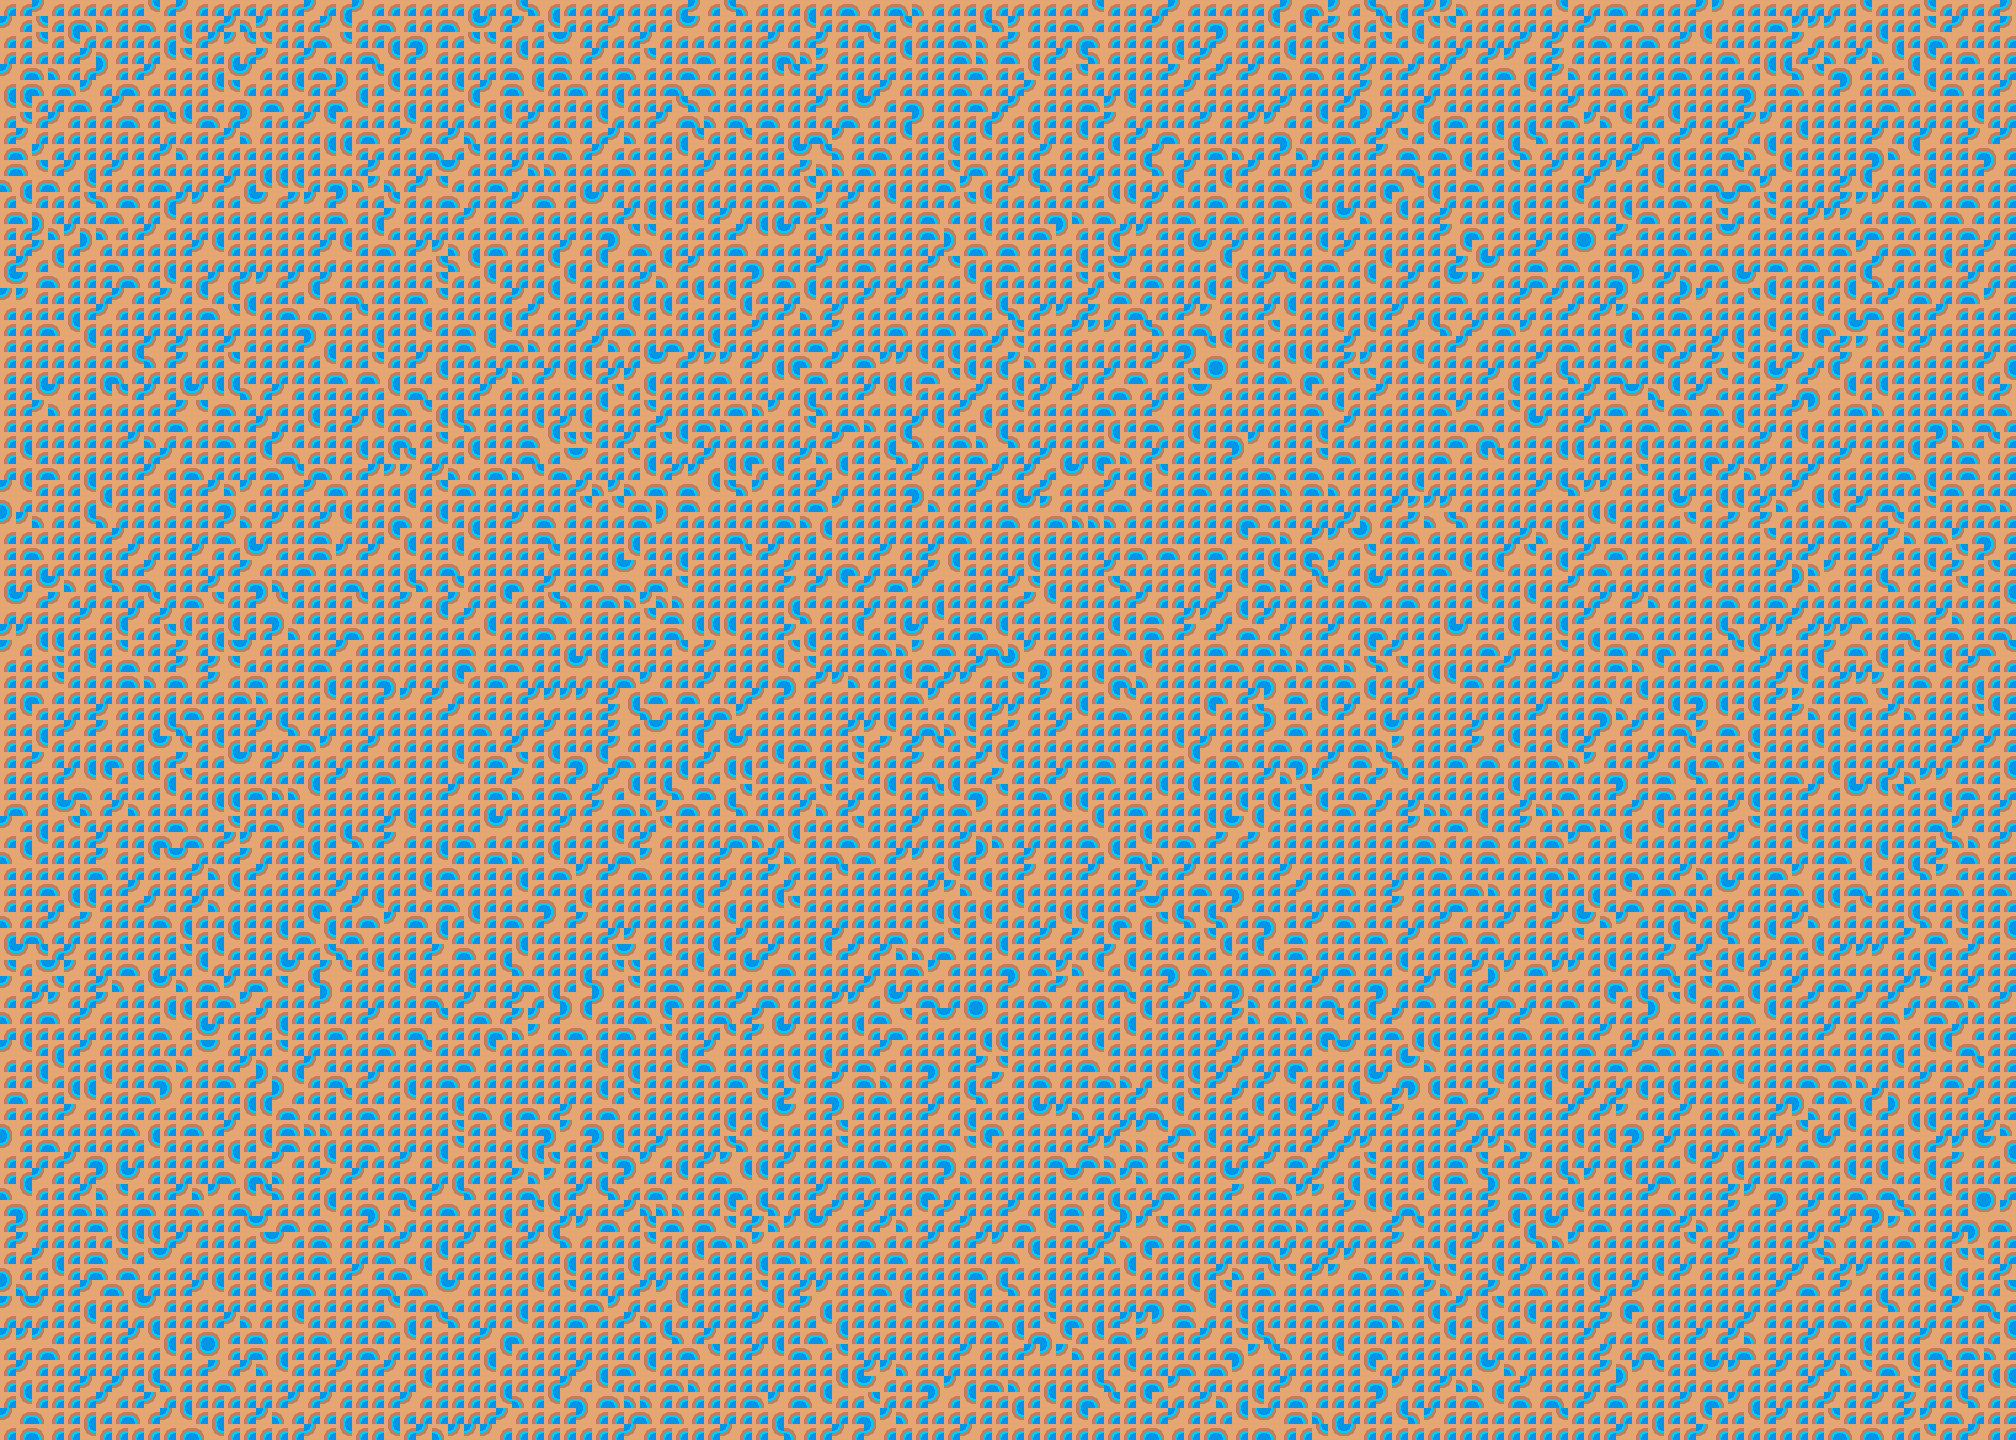

A level layout from a 2D game, rendered from its tile map. Below: a short description, then the map file with tile-grid data replaced by summaries:
An orthogonal 126x90 tile map with 16x16 px tiles, 5 tile layers (01_Ground, 02_Detail, 03_Structures, 04_Props, ...), 2 tilesets and 19 objects (4x enemy, south_tunnel, crystal_spine, resonance_gate, player, ...).

<map version="1.10" tiledversion="1.12.1" orientation="orthogonal" renderorder="right-down" width="126" height="90" tilewidth="16" tileheight="16" infinite="0" nextlayerid="12" nextobjectid="29">
 <properties>
  <property name="groundStyle" value="cave" />
 </properties>
 <tileset firstgid="1" source="tileset.tsx" />
 <tileset firstgid="91" source="objects.tsx" />
 <layer id="7" name="01_Ground" width="126" height="90">
  <data>[11340 cells, 11340 non-empty, 4 distinct tile ids]</data>
 </layer>
 <layer id="8" name="02_Detail" width="126" height="90"><data>[11340 cells, 0 non-empty, 0 distinct tile ids]</data></layer><layer id="9" name="03_Structures" width="126" height="90"><data>[11340 cells, 0 non-empty, 0 distinct tile ids]</data></layer><layer id="10" name="04_Props" width="126" height="90"><data>[11340 cells, 0 non-empty, 0 distinct tile ids]</data></layer><layer id="11" name="05_Foreground" width="126" height="90"><data>[11340 cells, 0 non-empty, 0 distinct tile ids]</data></layer><objectgroup id="1" name="features">
  <object id="1" name="south_tunnel" x="900" y="1100" width="220" height="180">
   <properties>
    <property name="kind" value="gate" />
    <property name="label" value="Shadow Tunnel" />
   </properties>
  </object>
  <object id="2" name="crystal_spine" x="240" y="520" width="260" height="420">
   <properties>
    <property name="kind" value="cliff" />
    <property name="label" value="Crystal Spine" />
   </properties>
  </object>
  <object id="3" name="resonance_gate" x="1490" y="360" width="300" height="520">
   <properties>
    <property name="kind" value="gate" />
    <property name="label" value="Resonance Vault" />
   </properties>
  </object>
 </objectgroup>
 <objectgroup id="2" name="collisions">
  <object id="4" x="0" y="0" width="2016" height="70" />
  <object id="5" x="0" y="1370" width="2016" height="70" />
  <object id="6" x="0" y="0" width="70" height="1440" />
  <object id="7" x="1946" y="0" width="70" height="1440" />
  <object id="8" x="900" y="1100" width="220" height="180" />
  <object id="9" x="240" y="520" width="260" height="420" />
  <object id="10" x="1490" y="360" width="300" height="520" />
 </objectgroup>
 <objectgroup id="3" name="spawn_points">
  <object id="11" name="from_shadow" type="player" x="1008" y="1328">
   <properties>
    <property name="spawnId" value="from_shadow" />
   </properties>
  </object>
  <object id="12" name="enemy_1" type="enemy" x="760" y="980" />
  <object id="13" name="enemy_2" type="enemy" x="1160" y="780" />
  <object id="14" name="enemy_3" type="enemy" x="1360" y="620" />
  <object id="15" name="enemy_4" type="enemy" x="1700" y="420" />
 </objectgroup>
 <objectgroup id="4" name="doors">
  <object id="16" name="shadow_caves_return" x="972" y="1280" width="80" height="80">
   <properties>
    <property name="label" value="Shadow Caves" />
    <property name="targetZone" value="shadow_caves" />
    <property name="targetSpawn" value="from_crystal" />
   </properties>
  </object>
  <object id="26" name="dragon_peak_ascent" x="1560" y="360" width="80" height="80">
   <properties>
    <property name="label" value="Dragon Peak Ascent" />
    <property name="targetZone" value="dragon_peak" />
    <property name="targetSpawn" value="foothill" />
    <property name="lockMessage" value="The ascent beyond the crystal shelf rises toward drake territory." />
   </properties>
  </object>
 </objectgroup>
 <objectgroup id="5" name="npcs">
  <object id="17" name="researcher" x="620" y="980">
   <properties>
    <property name="npcId" value="crystal_researcher" />
    <property name="displayName" value="Professor Lio" />
   </properties>
  </object>
 </objectgroup>
 <objectgroup id="6" name="chests">
  <object id="18" name="resonance_cache" x="1540" y="360">
   <properties>
    <property name="gold" value="90" />
    <property name="potions" value="2" />
    <property name="recruitEventId" value="medic_mk2_join" />
    <property name="message" value="A resonance vault opens around a medic chassis suspended in a crystal cradle." />
   </properties>
  </object>
 </objectgroup>
</map>
